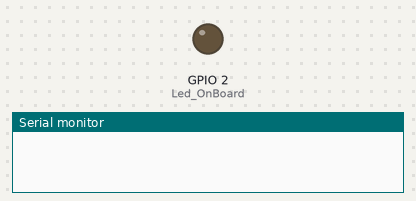
A sketch run on a simulated ESP8266 (NodeMCU). Parts: output pins drawn as LEDs (lit = HIGH), the last lines printed to the serial monitor. WiFi joins after 1.5 s; servers stay silent unless stated.

Above: at 0.0 s.
At 5.6 s:
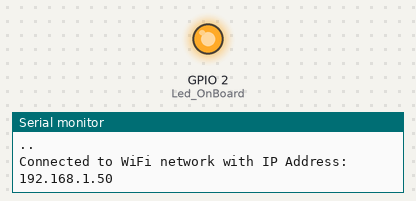
Timing chart, 0 to 7.1 s (numbered marks = the images above):
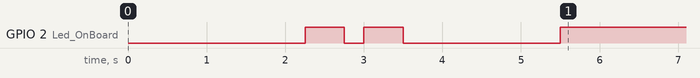

The sketch:

Json_parsing.ino
```cpp
#include <ESP8266WiFi.h>
#include <WiFiClient.h>
#include <ESP8266HTTPClient.h>
#include <OneWire.h>
#include <DallasTemperature.h>
#include <ArduinoJson.h>
#include <SoftwareSerial.h>
#include <Wire.h>

int Led_OnBoard = 2;
// Wifi config

const char *ssid = "Azimi";             // Your wifi Name
const char *password = "alhamdulillah"; // Your wifi Password

const char *host = "http://apps.spairum.com/Mesin/detail/COV0002PNK003";

void setup()
{
  // put your setup code here, to run once:
  delay(1000);
  pinMode(Led_OnBoard, OUTPUT);
  pinMode(0, INPUT); // LDR

  Serial.begin(115200);

  while (!Serial)
    continue;
  WiFi.mode(WIFI_OFF); //Prevents reconnection issue (taking too long to connect)
  delay(1000);
  WiFi.mode(WIFI_STA); //This line hides the viewing of ESP as wifi hotspot
  WiFi.begin(ssid, password);
  Serial.println("Connecting");

  while (WiFi.status() != WL_CONNECTED)
  {
    digitalWrite(Led_OnBoard, LOW);
    delay(250);
    Serial.print(".");
    digitalWrite(Led_OnBoard, HIGH);
    delay(500);
  }

  Serial.println("");
  Serial.print("Connected to WiFi network with IP Address: ");
  Serial.println(WiFi.localIP());
  digitalWrite(Led_OnBoard, LOW);
  delay(2000);
  digitalWrite(Led_OnBoard, HIGH);
  delay(2000);
}

void loop()
{
  HTTPClient http; //Declare object of class HTTPClient

  Serial.print("Request Link:");
  Serial.println(host);

  http.begin(host); //Specify request destination

  int httpCode = http.GET();         //Send the request
  String payload = http.getString(); //Get the response payload from server

  Serial.print("Response Code:"); //200 is OK
  Serial.println(httpCode);       //Print HTTP return code

  Serial.print("Returned data from Server:");
  Serial.println(payload); //Print request response payload

  if (httpCode == 200)
  {
    // Allocate JsonBuffer
    // Use arduinojson.org/assistant to compute the capacity.
    // const size_t capacity = JSON_OBJECT_SIZE(3) + JSON_ARRAY_SIZE(2) + 60;
    DynamicJsonDocument doc(1024);

    // Parse JSON object
    //    JsonObject& root = jsonBuffer.parseObject(payload);
    //    if (!root.success()) {
    //      Serial.println(F("Parsing failed!"));
    //      return;
    //    }
    auto error = deserializeJson(doc, payload);
    if (error)
    {
      Serial.print(F("deserializeJson() failed with code "));
      Serial.println(error.c_str());
      return;
    }

    // Decode JSON/Extract values
    Serial.println(F("Response:"));
    Serial.println(doc["id"].as<char *>());
    Serial.println(doc["isi"].as<char *>());
    Serial.println(doc["indikator"].as<char *>());
    //    Serial.println(doc["data"][1].as<char* >());
  }
  else
  {
    Serial.println("Error in response");
  }

  http.end(); //Close connection

  delay(5000); //GET Data at every 5 seconds
}
```
